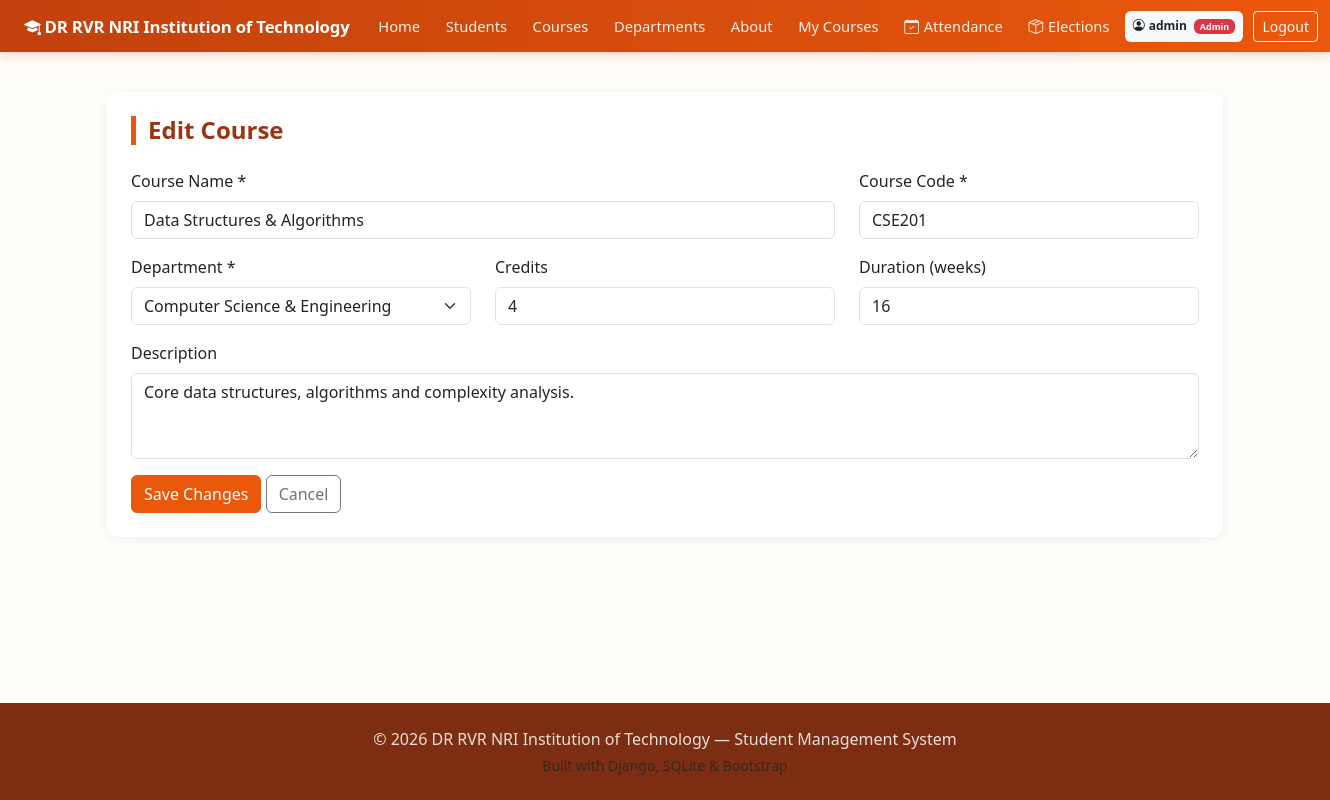
The app's page /courses/1/edit/ (signed in) with its own data.
### core/models.py (models this page shows, shortened)
class User(AbstractUser):
    ROLE_CHOICES = [
        ('admin', 'Admin'),
        ('student', 'Student'),
    ]
    role = models.CharField(max_length=20, choices=ROLE_CHOICES, default='student')

class Course(models.Model):
    name = models.CharField(max_length=150)
    code = models.CharField(max_length=20, unique=True)
    credits = models.IntegerField(default=3)
    duration_weeks = models.IntegerField(default=16)
    description = models.TextField(blank=True, null=True)
    department = models.ForeignKey(Department, on_delete=models.CASCADE, related_name='courses')
    class Meta:
        ordering = ['name']

class Department(models.Model):
    name = models.CharField(max_length=120, unique=True)
    code = models.CharField(max_length=20, unique=True)
    head_of_department = models.CharField(max_length=120, blank=True, null=True)
    description = models.TextField(blank=True, null=True)
    class Meta:
        ordering = ['name']

### core/views.py (the view, shortened to what this page needs)
# urls.py: path('courses/<int:course_id>/edit/', views.edit_course, name='edit_course'),
@admin_required
def edit_course(request, course_id):
    course = get_object_or_404(Course, id=course_id)
    departments_list = Department.objects.order_by('name')
    return render(request, 'course_form.html', {
        'departments': departments_list,
        'form': course,
        'editing': True
    })

### core/views.py (called while the page is built)
def admin_required(view_func):
    @wraps(view_func)
    def wrapped(request, *args, **kwargs):
        if not request.user.is_authenticated:
            messages.warning(request, 'Please log in to access this page.')
            return redirect(f"{reverse('login')}?next={request.path}")
        if getattr(request.user, 'role', '') != 'admin' and not request.user.is_staff and not request.user.is_superuser:
            messages.error(request, 'Admin access required for that action.')
            return redirect('home')
        return view_func(request, *args, **kwargs)
    return wrapped

### templates/course_form.html (shortened to what this page needs)
{% extends 'base.html' %}
{% block content %}
<div class="card p-4">
    <h4 class="section-title">{% if editing %}Edit{% else %}Add New{% endif %} Course</h4>
    <form method="POST">
        <div class="row">
            <div class="col-md-8 mb-3">
                <label class="form-label">Course Name *</label>
                <input type="text" name="name" class="form-control" value="{{ form.name|default:'' }}" required>
            </div>
            <div class="col-md-4 mb-3">
                <label class="form-label">Course Code *</label>
                <input type="text" name="code" class="form-control" value="{{ form.code|default:'' }}" required>
            </div>
        </div>
        <div class="row">
            <div class="col-md-4 mb-3">
                <label class="form-label">Department *</label>
                <select name="department_id" class="form-select" required>
                    {% for d in departments %}
                    <option value="{{ d.id }}" {% if form.department_id == d.id or form.department.id == d.id %}selected{% endif %}>{{ d.name }}</option>
                    {% endfor %}
                </select>
            </div>
            <div class="col-md-4 mb-3">
                <label class="form-label">Credits</label>
                <input type="number" name="credits" class="form-control" value="{{ form.credits|default:3 }}">
            </div>
            <div class="col-md-4 mb-3">
                <label class="form-label">Duration (weeks)</label>
                <input type="number" name="duration_weeks" class="form-control" value="{{ form.duration_weeks|default:16 }}">
            </div>
        </div>
        <div class="mb-3">
            <label class="form-label">Description</label>
            <textarea name="description" class="form-control" rows="3">{{ form.description|default:'' }}</textarea>
        </div>
        <button type="submit" class="btn btn-primary">{% if editing %}Save Changes{% else %}Add Course{% endif %}</button>
        <a href="{% url 'courses' %}" class="btn btn-outline-secondary">Cancel</a>
    </form>
</div>
{% endblock %}

### templates/base.html (shortened to what this page needs)
{% load static %}
<!DOCTYPE html>
<html lang="en">
<head>
    <link href="https://cdn.jsdelivr.net/npm/bootstrap@5.3.3/dist/css/bootstrap.min.css" rel="stylesheet">
    <link href="https://cdn.jsdelivr.net/npm/bootstrap-icons@1.11.3/font/bootstrap-icons.css" rel="stylesheet">
    <link href="{% static 'css/style.css' %}" rel="stylesheet">
</head>
<body>
<nav class="navbar navbar-expand-xl navbar-dark sticky-top">
    <div class="container-fluid px-lg-4 px-3">
        <a class="navbar-brand fw-bold" href="{% url 'home' %}">
            <i class="bi bi-mortarboard-fill me-1"></i>DR RVR NRI Institution of Technology
        </a>
        <div class="collapse navbar-collapse" id="navMenu">
            <ul class="navbar-nav me-auto mb-2 mb-xl-0 align-items-xl-center">
                <li class="nav-item">
                    <a class="nav-link text-nowrap {% if request.resolver_match.url_name == 'home' %}active{% endif %}" href="{% url 'home' %}">Home</a>
                </li>
                <li class="nav-item">
                    <a class="nav-link text-nowrap {% if request.resolver_match.url_name == 'students' %}active{% endif %}" href="{% url 'students' %}">Students</a>
                </li>
                <li class="nav-item">
                    <a class="nav-link text-nowrap {% if request.resolver_match.url_name == 'courses' or request.resolver_match.url_name == 'course_detail' %}active{% endif %}" href="{% url 'courses' %}">Courses</a>
                </li>
                <li class="nav-item">
                    <a class="nav-link text-nowrap {% if request.resolver_match.url_name == 'departments' %}active{% endif %}" href="{% url 'departments' %}">Departments</a>
                </li>
                <li class="nav-item">
                    <a class="nav-link text-nowrap {% if request.resolver_match.url_name == 'about' %}active{% endif %}" href="{% url 'about' %}">About</a>
                </li>
                {% if request.user.is_authenticated %}
                <li class="nav-item">
                    <a class="nav-link text-nowrap {% if request.resolver_match.url_name == 'my_courses' %}active{% endif %}" href="{% url 'my_courses' %}">My Courses</a>
                </li>
                <li class="nav-item">
                    <a class="nav-link text-nowrap {% if 'attendance' in request.resolver_match.url_name %}active{% endif %}" href="{% if request.user.role == 'admin' or request.user.is_staff or request.user.is_superuser %}{% url 'attendance_dashboard' %}{% else %}{% url 'my_attendance' %}{% endif %}">
                        <i class="bi bi-calendar-check"></i><span>Attendance</span>
                    </a>
                </li>
                <li class="nav-item">
                    <a class="nav-link text-nowrap {% if 'election' in request.resolver_match.url_name %}active{% endif %}" href="{% url 'elections_list' %}">
                        <i class="bi bi-box-seam"></i><span>Elections</span>
                    </a>
                </li>
                {% endif %}
            </ul>
            <ul class="navbar-nav align-items-xl-center">
                {% if request.user.is_authenticated %}
                    <li class="nav-item me-2 my-1 my-xl-0">
                        <span class="badge text-bg-light text-dark py-2 px-2 text-nowrap">
                            <i class="bi bi-person-circle me-1"></i>{{ request.user.username }}
                            {% if request.user.role == 'admin' or request.user.is_staff or request.user.is_superuser %}<span class="badge bg-danger ms-1">Admin</span>{% endif %}
                        </span>
                    </li>
                    <li class="nav-item my-1 my-xl-0">
                        <a class="btn btn-outline-light btn-sm text-nowrap" href="{% url 'logout' %}">Logout</a>
                    </li>
                {% endif %}
            </ul>
        </div>
    </div>
</nav>
<main class="container my-4 flex-grow-1">
    {% block content %}{% endblock %}
</main>
<footer class="footer mt-auto py-4">
    <div class="container text-center">
        <p class="mb-1">&copy; 2026 DR RVR NRI Institution of Technology — Student Management System</p>
        <p class="mb-0 small text-muted">Built with Django, SQLite &amp; Bootstrap</p>
    </div>
</footer>
</body>
</html>

### static/css/style.css (style rules this page uses)
:root { --primary: #ea580c; --primary-dark: #9a3412; --primary-darker: #7c2d12; --accent: #f97316; --accent-light: #ffedd5; --accent-hover: #c2410c; --bg-soft: #fffdfa; }
body { background-color: var(--bg-soft); display: flex; flex-direction: column; min-height: 100vh; font-family: 'Segoe UI', Roboto, -apple-system, sans-serif; }
a { color: var(--primary); text-decoration: none; }
.navbar { background: linear-gradient(90deg, #c2410c 0%, #ea580c 100%); box-shadow: 0 2px 12px rgba(194, 65, 12, 0.25); padding-top: 0.5rem; padding-bottom: 0.5rem; }
.navbar .navbar-brand { font-size: 1.05rem; white-space: nowrap; letter-spacing: -0.2px; }
.navbar .nav-item { display: flex; align-items: center; margin: 0 0.15rem; }
.navbar .nav-link { color: rgba(255, 255, 255, 0.9); font-weight: 500; font-size: 0.92rem; padding: 0.45rem 0.65rem !important; white-space: nowrap; display: inline-flex; align-items: center; gap: 0.3rem; position: relative; border-bottom: none !important; transition: color 0.15s ease-in-out; }
.navbar .nav-link::after { content: ''; position: absolute; bottom: 2px; left: 0.65rem; right: 0.65rem; height: 2px; background-color: transparent; border-radius: 2px; transition: background-color 0.2s ease; }
.card { border: none; border-radius: 0.75rem; box-shadow: 0 2px 12px rgba(0,0,0,0.06); }
.btn-primary { background-color: var(--primary); border-color: var(--primary); color: #fff; }
.section-title { font-weight: 700; color: var(--primary-dark); border-left: 5px solid var(--primary); padding-left: 0.75rem; margin-bottom: 1.5rem; }
.footer { background-color: var(--primary-darker); color: rgba(255, 255, 255, 0.85); margin-top: auto; }

### records on screen
User: user.username "admin"
Course: name "Data Structures & Algorithms", code "CSE201", department_id "Computer Science & Engineering", credits "4", duration_weeks "16", description "Core data structures, algorithms and complexity analysis."
